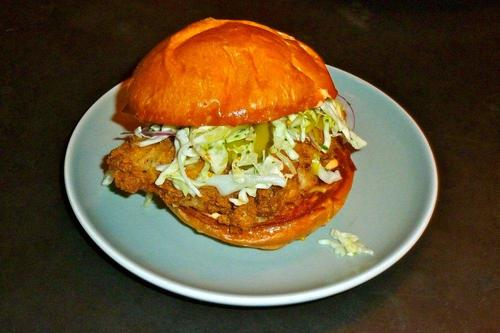
#> input picture plates/76112.jpg, 500 x 333 px, found by its file name
$ python platesDetection1.py   (Python 2 division)   (older library calls are emulated)
#> lines starting #> are read from the running program, lines starting #| are printed output that depends on the picture
import cv2
import matplotlib.pyplot as plt
from skimage import data, color, img_as_ubyte
from skimage.feature import canny
from skimage.transform import hough_ellipse
from skimage.draw import ellipse_perimeter
# load images
# Returns images loaded in stack and gray version of the image in stack too
def loadPlates():
	#Images main path
	path= "/home/rana/Desktop/yelp/ellipseDetection/plates/"
	#creat list with images names
	imgnames=[  "76112.jpg" ,"76113.jpg" ,"76121.jpg"  ,
				"76148.jpg" ,"76175.jpg" ,"471517.jpg" ,
				"76162.jpg" ,"76180.jpg" ,"471755.jpg" ,
				"76163.jpg" ,"76189.jpg" ,"471782.jpg" ,
				"471783.jpg" ,"471825.jpg" ,"471864.jpg" ,
				"471792.jpg" ,"471850.jpg" ,"471886.jpg" ,
				"471809.jpg" ,"471861.jpg" ,"471908.jpg" ,
				"471914.jpg" ,"471928.jpg" ,"471954.jpg" ,
				"471916.jpg" ,"471929.jpg" ,"471960.jpg" ,
				"471920.jpg" ,"471939.jpg" ,"471964.jpg" ,
				"471970.jpg" ,"471984.jpg" ,"471988.jpg" ,
				"471971.jpg" ,"471986.jpg" ,"471991.jpg" ,
				"471978.jpg" ,"471987.jpg"]
	#create empty list for images loaded
	imgstack =[]
	grayStack =[]
	# Loop to load the images in the path
	count = 0
	for i in imgnames:
		#print ("image number : ", count)
		# Read the image
		image = cv2.imread(path + i)
#> image is the input picture: shape (333, 500, 3); mean B, G, R 49.8, 80.6, 100.9
		gray = cv2.cvtColor(image, cv2.COLOR_BGR2GRAY)
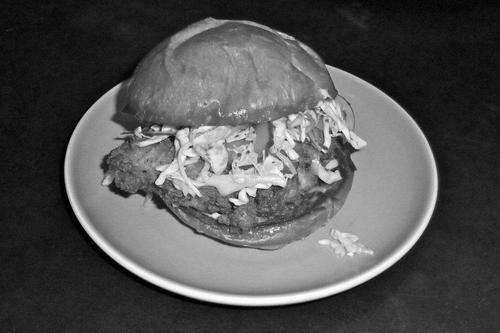
#> gray: shape (333, 500); min 0, max 253, mean 83.2
		imgstack.append(image)
		grayStack.append(gray)
		# display last element in the list
		count = count +1
#> pass 2 of the loop in loadPlates, `for i in imgnames:`:
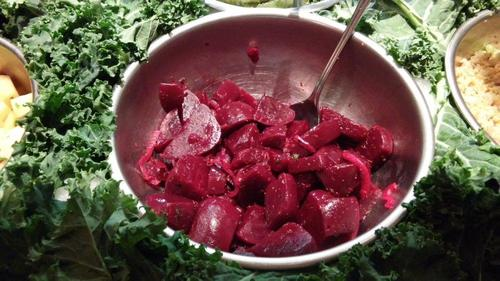
#> input picture plates/76113.jpg, 500 x 281 px, found by its file name
#> in loadPlates, image is the input picture: shape (281, 500, 3); mean B, G, R 72.8, 83.2, 108.1
#> in loadPlates, `gray = cv2.cvtColor(image, cv2.COLOR_BGR2GRAY)`:
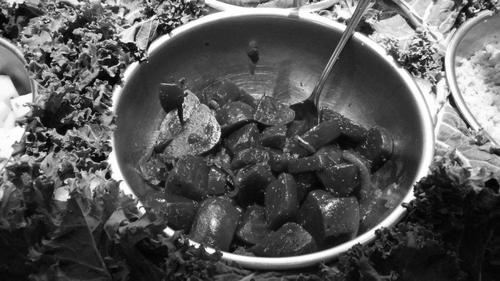
#> gray: shape (281, 500); min 0, max 255, mean 89.4
#> pass 3 of the loop in loadPlates, `for i in imgnames:`:
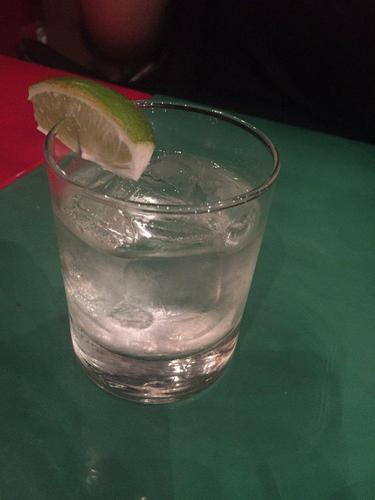
#> input picture plates/76121.jpg, 375 x 500 px, found by its file name
#> in loadPlates, image is the input picture: shape (500, 375, 3); mean B, G, R 58.9, 69.4, 63
#> in loadPlates, `gray = cv2.cvtColor(image, cv2.COLOR_BGR2GRAY)`:
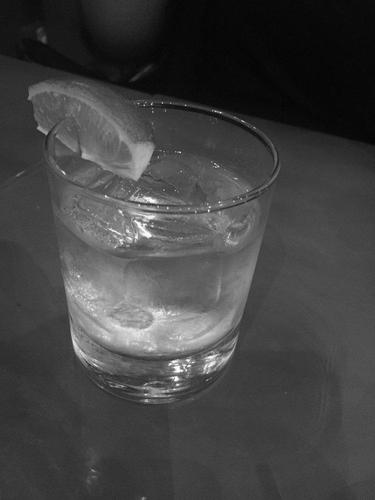
#> gray: shape (500, 375); min 1, max 254, mean 66.2
#> the loop made 7 passes; the first 3 are shown
		#cv2.imshow("Plates found" ,imgstack[-1])
		#cv2.waitKey(0)
	return imgstack , grayStack
# Function that applied find countours to find ellipse (TOOOOO SLOW)
# helper link
# http://stackoverflow.com/questions/42206042/ellipse-detection-in-opencv-python
# [70 lines left out: functions detectContoursplates, houghTrans, not called in this run]

def main():
	# load the images
	platesStack , grayPlates = loadPlates()
	# Try Contours to find Elipses on plat no 29
	#detectContoursplates(platesStack[29],grayPlates[29])
	# Try Ellips on image coffe
	houghTrans(platesStack[29],grayPlates[29])

#> (the run stopped early here; a loop or call above may not have finished)
